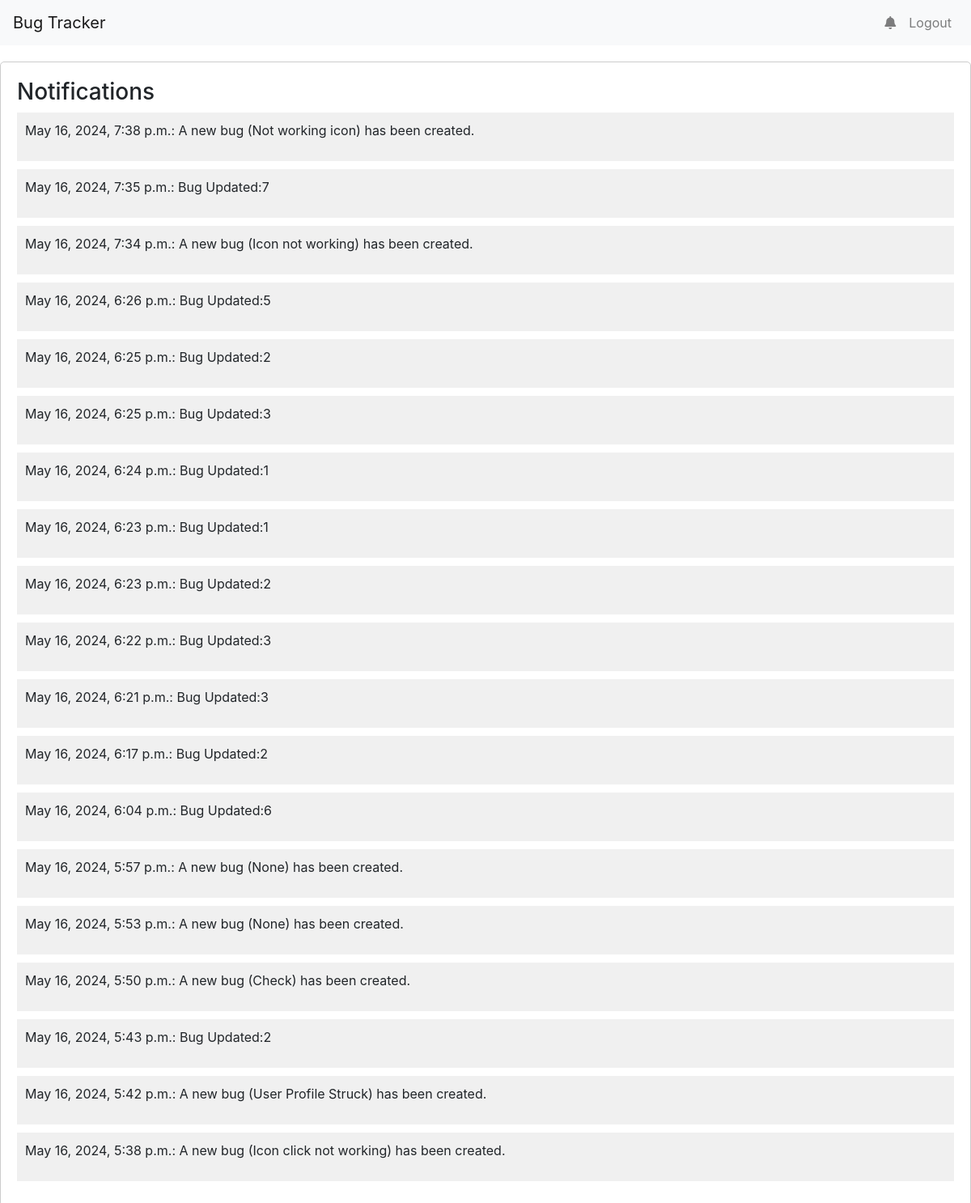
The app's page /notifications (signed in) with its own data.
### accounts/models.py (models this page shows, shortened)
class Notification(models.Model):
    user = models.ForeignKey(CustomUser, on_delete=models.CASCADE, null = True)
    message = models.CharField(max_length=255)
    timestamp = models.DateTimeField(auto_now_add=True)
    read = models.BooleanField(default=False)

### accounts/views.py (the view)
# urls.py: path('notifications', views.notifications, name='notifications'),
def notifications(request):
    notifications = Notification.objects.filter(user=request.user).order_by('-timestamp')
    unread_notifications = Notification.objects.filter(user=request.user, read=False).order_by('-timestamp')
    context = {
        'notifications': notifications,
        'unread_notifications': unread_notifications,
    }
    return render(request, 'notifications.html', context)

### accounts/templates/notifications.html (shortened to what this page needs)
{% extends 'base.html' %}
{% block content %}
<div id="notifications">
    <h3>Notifications</h3>
    {% for notification in notifications %}
        <div class="notification-item">
            <p>{{ notification.timestamp }}: {{ notification.message }}</p>
        </div>
    {% empty %}
        <p>No notifications found.</p>
    {% endfor %}
</div>
{% endblock %}

### accounts/templates/notifications.html (style rules this page uses)
.notification-item { background-color: #f0f0f0; padding: 10px; margin-bottom: 10px; }
#notifications { border: 1px solid #ccc; border-radius: 5px; padding: 20px; margin-top: 20px; }

### records on screen
Notification: timestamp "May 16, 2024, 7:38 p.m.", message "A new bug (Not working icon) has been created."
Notification: timestamp "May 16, 2024, 7:35 p.m.", message "Bug Updated:7"
Notification: timestamp "May 16, 2024, 7:34 p.m.", message "A new bug (Icon not working) has been created."
Notification: timestamp "May 16, 2024, 6:26 p.m.", message "Bug Updated:5"
Notification: timestamp "May 16, 2024, 6:25 p.m.", message "Bug Updated:2"
Notification: timestamp "May 16, 2024, 6:25 p.m.", message "Bug Updated:3"
Notification: timestamp "May 16, 2024, 6:24 p.m.", message "Bug Updated:1"
Notification: timestamp "May 16, 2024, 6:23 p.m.", message "Bug Updated:1"
Notification: timestamp "May 16, 2024, 6:23 p.m.", message "Bug Updated:2"
Notification: timestamp "May 16, 2024, 6:22 p.m.", message "Bug Updated:3"
Notification: timestamp "May 16, 2024, 6:21 p.m.", message "Bug Updated:3"
Notification: timestamp "May 16, 2024, 6:17 p.m.", message "Bug Updated:2"
Notification: timestamp "May 16, 2024, 6:04 p.m.", message "Bug Updated:6"
Notification: timestamp "May 16, 2024, 5:57 p.m.", message "A new bug (None) has been created."
Notification: timestamp "May 16, 2024, 5:53 p.m.", message "A new bug (None) has been created."
Notification: timestamp "May 16, 2024, 5:50 p.m.", message "A new bug (Check) has been created."
Notification: timestamp "May 16, 2024, 5:43 p.m.", message "Bug Updated:2"
Notification: timestamp "May 16, 2024, 5:42 p.m.", message "A new bug (User Profile Struck) has been created."
Notification: timestamp "May 16, 2024, 5:38 p.m.", message "A new bug (Icon click not working) has been created."
